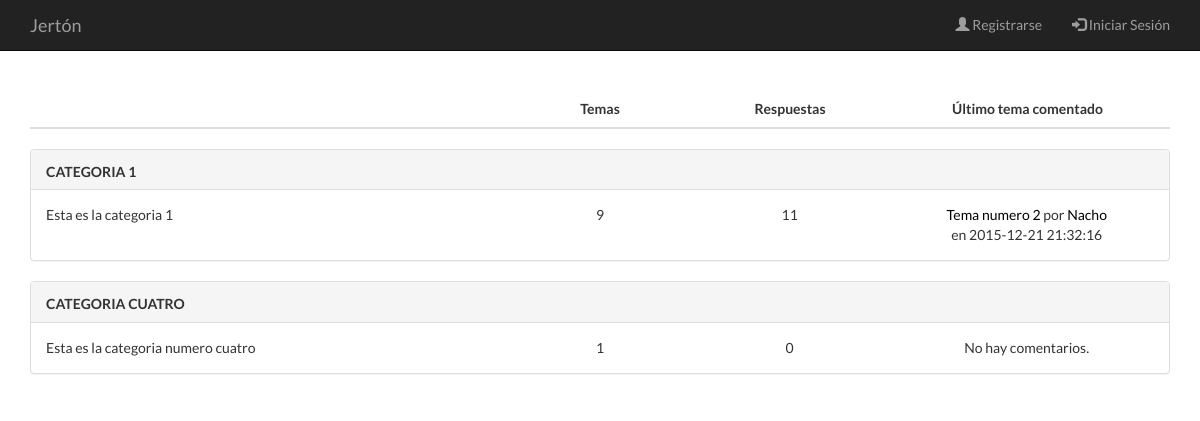
The page / on the database its author committed.
### tables this page shows
CREATE TABLE `CATEGORIAS` (
  `id` int(11) NOT NULL,
  `titulo` varchar(45) NOT NULL,
  `descripcion` text NOT NULL,
  `tipo` tinyint(1) NOT NULL
);

CREATE TABLE `TEMAS` (
  `id` int(11) NOT NULL,
  `titulo` varchar(45) NOT NULL,
  `contenido` text NOT NULL,
  `tipo` tinyint(1) NOT NULL,
  `fecha` timestamp NOT NULL DEFAULT CURRENT_TIMESTAMP,
  `usuario_id` int(11) NOT NULL,
  `categoria_id` int(11) NOT NULL
);

CREATE TABLE `USUARIOS` (
  `id` int(11) NOT NULL,
  `nickname` varchar(16) NOT NULL,
  `nombre` varchar(16) NOT NULL,
  `password` varchar(16) NOT NULL,
  `sexo` char(1) NOT NULL,
  `fecha_nacimiento` date NOT NULL,
  `fecha_registro` timestamp NOT NULL DEFAULT CURRENT_TIMESTAMP,
  `url_avatar` text,
  `tipo_id` int(11) NOT NULL
);

### panel-publico.php (the view, shortened to what this page needs)
<?php include_once("conexion.php");
?>
<div class="container">
	  		<table class="table table-hover">
		      	<thead>
			        <tr id="cabecera-categorias">
			          	<th class="col-xs-2 col-md-5"></th>
			          	<th class="col-md-2">Temas</th>
			          	<th class="col-md-2">Respuestas</th>
			          	<th class="col-xs-4 col-md-3">Último tema comentado</th>
			        </tr>
		      	</thead>
		    </table>
			<?php
	  			$publicas = $mysqli->query("SELECT * FROM CATEGORIAS where tipo=0");
	  			while ($fila = $publicas->fetch_assoc()) {
	  				$cant_temas = $mysqli->query("SELECT count(*) FROM TEMAS WHERE categoria_id=".$fila['id']."");
	  				$temas_cantidad = $cant_temas->fetch_array();
	  				$cant_comentarios = $mysqli->query("SELECT count(*) FROM COMENTARIOS,TEMAS,CATEGORIAS WHERE COMENTARIOS.tema_id=TEMAS.id AND TEMAS.categoria_id=CATEGORIAS.id AND CATEGORIAS.id=".$fila['id']."");
					$comentarios_cantidad = $cant_comentarios->fetch_array();
					$resultado = $mysqli->query("SELECT COMENTARIOS.usuario_id,COMENTARIOS.tema_id, COMENTARIOS.fecha_creacion FROM COMENTARIOS,TEMAS,CATEGORIAS WHERE COMENTARIOS.fecha_creacion=(SELECT max(fecha_creacion) from COMENTARIOS, TEMAS, CATEGORIAS WHERE COMENTARIOS.tema_id=TEMAS.id AND TEMAS.categoria_id=CATEGORIAS.id AND CATEGORIAS.id=".$fila['id']." ) AND COMENTARIOS.tema_id=TEMAS.id AND TEMAS.categoria_id=CATEGORIAS.id AND CATEGORIAS.id=".$fila['id']."");
					if($resultado->num_rows >0){
						$resultado_procesado = $resultado->fetch_array();
						$id_usuario = $resultado_procesado[0];
						$id_tema = $resultado_procesado[1];
						$fecha_ultima = $resultado_procesado[2];
						$tema_titulo = $mysqli->query("SELECT titulo FROM TEMAS WHERE id=".$id_tema."");
						if($tema_titulo->num_rows >0){
							$titulo = $tema_titulo->fetch_array();
						}
						$usuario_nickname = $mysqli->query("SELECT nickname FROM USUARIOS WHERE id=".$id_usuario."");
						if($usuario_nickname->num_rows >0){
							$nickname = $usuario_nickname->fetch_array();
						}
						$ultimo_comentario = '<div class="col-md-3"><a href="tema.php?id='.$id_tema.'">'.mb_strimwidth($titulo[0], 0, 16, "...").'</a> por <a href="perfil.php?id='.$id_usuario.'">'.$nickname[0].'</a> <br>en '.$fecha_ultima.'</div>';
					}else{
						$ultimo_comentario = '<div class="col-md-3">No hay comentarios.</div>';
					}
					echo 	'<div class="panel panel-default panel-categoria">
								<div class="panel-heading">
							  		<h3 class="panel-title pull-left"><a href="categoria.php?id='.$fila["id"].'">'.$fila["titulo"].'</a></h3>
							        <div class="clearfix"></div>
							  	</div>
							 	<div class="panel-body">
							 		<div class="row">
							 			<div class="col-md-5">
							 				'.$fila["descripcion"].'
							 			</div>
							 			<div class="col-md-2">'.$temas_cantidad[0].'</div>
							 			<div class="col-md-2">'.$comentarios_cantidad[0].'</div>
							 			'.$ultimo_comentario.'
							 		</div>
							 	</div>
							 </div>';
				}
	  		?>
</div>

### css/style.css (style rules this page uses)
body { font-family: 'Lato', sans-serif; }
a { color: #000; }
#cabecera-categorias th { text-align: center; }
.panel-categoria .panel-body div:nth-child(2),.panel-categoria .panel-body div:nth-child(3) { text-align: center; }
.panel-categoria .panel-body div:nth-child(4) { text-align: center; }
.panel-categoria .panel-heading h3 { text-transform: uppercase; font-size: 14px; font-weight: 700; padding-top: 4px; }

### rows shown on the page
categorias: titulo "CATEGORIA 1", descripcion "Esta es la categoria 1", temas_cantidad "9", comentarios_cantidad "11", temas.titulo "Tema numero 2", usuarios.nickname "Nacho", fecha_ultima "2015-12-21 21:32:16"
categorias: titulo "CATEGORIA CUATRO", descripcion "Esta es la categoria numero cuatro", temas_cantidad "1", comentarios_cantidad "0", shows "No hay comentarios."
